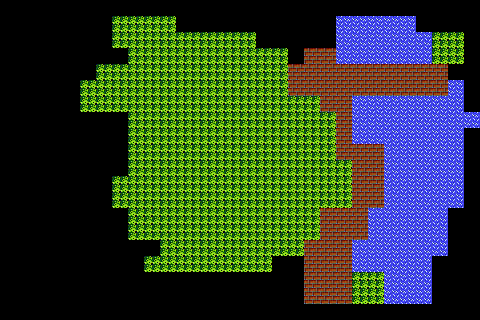

A 2D game scene composited from a Tiled map and its tileset images. What follows is a short description and the map's XML, with every tile layer's data as written:
An orthogonal 30x20 tile map with 16x16 px tiles, 2 tile layers (Tile Layer 1, Tile Layer 2) and 3 objects (2x Enemy, PlayerObject).

<map version="1.10" tiledversion="1.12.2" orientation="orthogonal" renderorder="right-down" width="30" height="20" tilewidth="16" tileheight="16" infinite="0" nextlayerid="11" nextobjectid="7">
 <tileset firstgid="1" source="NES - Battle City (JPN) - Miscellaneous - General Sprites.tsx" />
 <group id="10" name="Group 2">
  <layer id="1" name="Tile Layer 1" width="30" height="20">
   <data encoding="csv">
94,94,94,94,94,94,94,94,94,94,94,94,94,94,94,94,94,94,94,94,94,94,94,94,94,94,94,94,94,94,
94,94,94,94,94,94,94,68,68,68,68,94,94,94,94,94,94,94,94,94,94,92,92,92,92,92,94,94,94,94,
94,94,94,94,94,94,94,68,68,68,68,68,68,68,68,68,94,94,94,94,94,92,92,92,92,92,92,68,68,94,
94,94,94,94,94,94,94,94,68,68,68,68,68,68,68,68,68,68,94,17,17,92,92,92,92,92,92,68,68,94,
94,94,94,94,94,94,68,68,68,68,68,68,68,68,68,68,68,68,68,17,17,67,67,67,67,67,67,94,94,94,
94,94,94,94,94,68,68,68,68,68,68,68,68,68,68,68,68,68,68,17,17,17,67,67,67,67,67,67,92,94,
94,94,94,94,94,68,68,68,68,68,68,68,68,68,68,68,68,68,68,68,17,17,92,92,92,92,92,92,92,94,
94,94,94,94,94,94,94,94,68,68,68,68,68,68,68,68,68,68,68,68,68,17,92,92,92,92,92,92,92,92,
94,94,94,94,94,94,94,94,68,68,68,68,68,68,68,68,68,68,68,68,68,17,92,92,92,92,92,92,92,94,
94,94,94,94,94,94,94,94,68,68,68,68,68,68,68,68,68,68,68,68,68,17,17,17,92,92,92,92,92,94,
94,94,94,94,94,94,94,94,68,68,68,68,68,68,68,68,68,68,68,68,68,68,17,17,92,92,92,92,92,94,
94,94,94,94,94,94,94,68,68,68,68,68,68,68,68,68,68,68,68,68,68,68,17,17,92,92,92,92,92,94,
94,94,94,94,94,94,94,68,68,68,68,68,68,68,68,68,68,68,68,68,68,68,17,17,92,92,92,92,92,94,
94,94,94,94,94,94,94,94,68,68,68,68,68,68,68,68,68,68,68,68,17,17,17,92,92,92,92,92,94,94,
94,94,94,94,94,94,94,94,68,68,68,68,68,68,68,68,68,68,68,68,17,17,17,92,92,92,92,92,94,94,
94,94,94,94,94,94,94,94,94,94,68,68,68,68,68,68,68,68,68,17,17,17,92,92,92,92,92,92,94,94,
94,94,94,94,94,94,94,94,94,68,68,68,68,68,68,68,68,94,94,17,17,17,92,92,92,92,92,94,94,94,
94,94,94,94,94,94,94,94,94,94,94,94,94,94,94,94,94,94,94,17,17,17,68,68,92,92,92,94,94,94,
94,94,94,94,94,94,94,94,94,94,94,94,94,94,94,94,94,94,94,17,17,17,68,68,92,92,92,94,94,94,
94,94,94,94,94,94,94,94,94,94,94,94,94,94,94,94,94,94,94,94,94,94,94,94,94,94,94,94,94,94
</data>
  </layer>
  <objectgroup id="9" name="Object Layer 2" />
 </group>
 <group id="8" name="Group 1">
  <layer id="7" name="Tile Layer 2" width="30" height="20">
   <data encoding="csv">
0,0,0,0,0,0,0,0,0,0,0,0,0,0,0,0,0,0,0,0,0,0,0,0,0,0,0,0,0,0,
0,0,0,0,0,0,0,0,0,0,0,0,0,0,0,0,0,0,0,0,0,0,0,0,0,0,0,0,0,0,
0,0,0,0,0,0,0,0,0,0,0,0,0,0,0,0,0,0,0,0,0,0,0,0,0,0,0,0,0,0,
0,0,0,0,0,0,0,0,0,0,0,0,0,0,0,0,0,0,0,0,0,0,0,0,0,0,0,0,0,0,
0,0,0,0,0,0,0,0,0,0,0,0,0,0,0,0,0,0,17,17,17,17,17,17,17,17,17,17,0,0,
0,0,0,0,0,0,0,0,0,0,0,0,0,0,0,0,0,0,17,17,17,17,17,17,17,17,17,17,0,0,
0,0,0,0,0,0,0,0,0,0,0,0,0,0,0,0,0,0,0,0,0,0,0,0,0,0,0,0,0,0,
0,0,0,0,0,0,0,0,0,0,0,0,0,0,0,0,0,0,0,0,0,0,0,0,0,0,0,0,0,0,
0,0,0,0,0,0,0,0,0,0,0,0,0,0,0,0,0,0,0,0,0,0,0,0,0,0,0,0,0,0,
0,0,0,0,0,0,0,0,0,0,0,0,0,0,0,0,0,0,0,0,0,0,0,0,0,0,0,0,0,0,
0,0,0,0,0,0,0,0,0,0,0,0,0,0,0,0,0,0,0,0,0,0,0,0,0,0,0,0,0,0,
0,0,0,0,0,0,0,0,0,0,0,0,0,0,0,0,0,0,0,0,0,0,0,0,0,0,0,0,0,0,
0,0,0,0,0,0,0,0,0,0,0,0,0,0,0,0,0,0,0,0,0,0,0,0,0,0,0,0,0,0,
0,0,0,0,0,0,0,0,0,0,0,0,0,0,0,0,0,0,0,0,0,0,0,0,0,0,0,0,0,0,
0,0,0,0,0,0,0,0,0,0,0,0,0,0,0,0,0,0,0,0,0,0,0,0,0,0,0,0,0,0,
0,0,0,0,0,0,0,0,0,0,0,0,0,0,0,0,0,0,0,0,0,0,0,0,0,0,0,0,0,0,
0,0,0,0,0,0,0,0,0,0,0,0,0,0,0,0,0,0,0,0,0,0,0,0,0,0,0,0,0,0,
0,0,0,0,0,0,0,0,0,0,0,0,0,0,0,0,0,0,0,0,0,0,0,0,0,0,0,0,0,0,
0,0,0,0,0,0,0,0,0,0,0,0,0,0,0,0,0,0,0,0,0,0,0,0,0,0,0,0,0,0,
0,0,0,0,0,0,0,0,0,0,0,0,0,0,0,0,0,0,0,0,0,0,0,0,0,0,0,0,0,0
</data>
  </layer>
  <objectgroup color="#eb4941" id="2" name="Entities">
   <object id="4" name="Enemy" x="262.254" y="13.9777" width="15.2818" height="14.645" />
   <object id="5" name="PlayerObject" x="97.3356" y="33.1146" width="16" height="16" />
   <object id="6" name="Enemy" x="287.17" y="16.2369" width="15.2818" height="14.645" />
  </objectgroup>
 </group>
</map>
